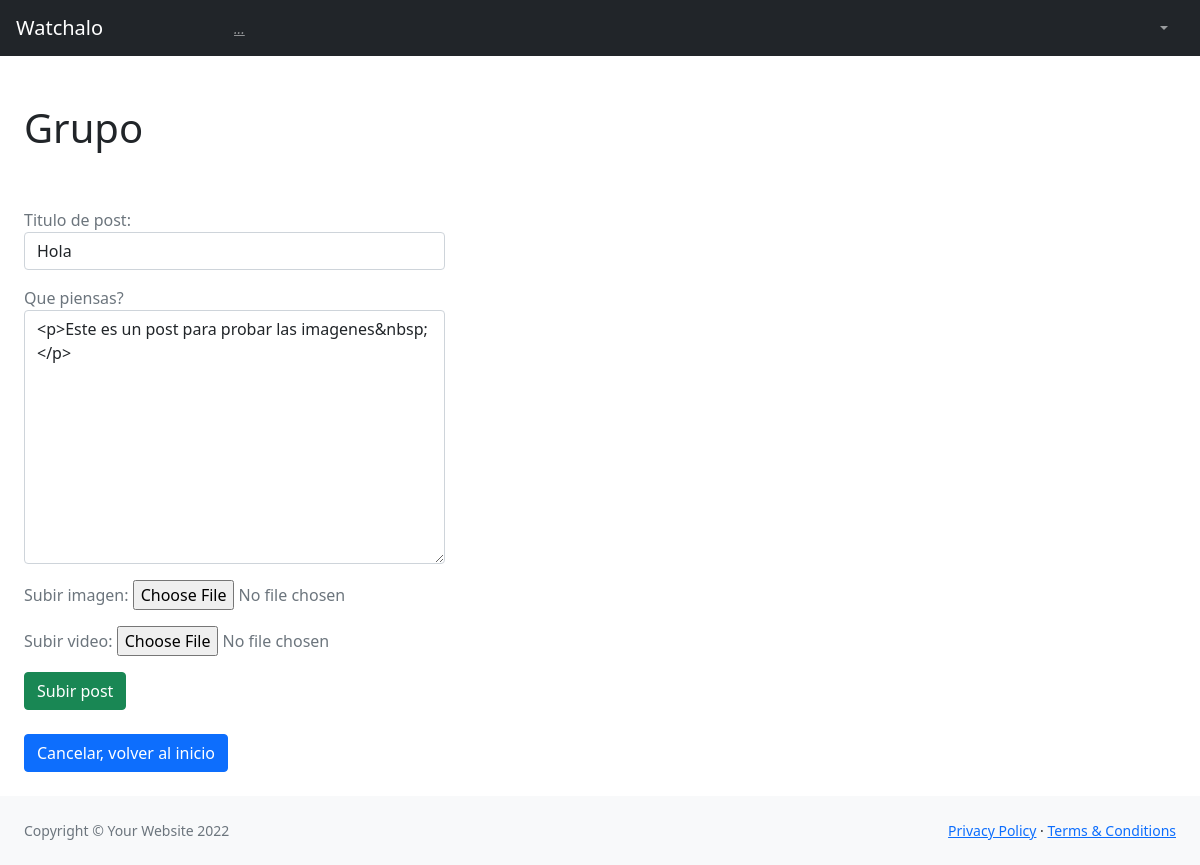
/Aplicacion2/post/edit/12 (signed in), run on the app's committed database.
### Aplicacion2/models.py (models this page shows, shortened)
class GPost(models.Model):
    id = models.AutoField(primary_key=True)
    nombrePost = models.CharField(max_length=50, verbose_name='Titulo de post')
    CuerpoPost = RichTextField(blank = True, null = True, max_length=5000,verbose_name='Que piensas?')
    fechaPublicacion = models.DateTimeField(auto_now_add=True)
    user = models.ForeignKey(User,blank=True,null=True, on_delete=models.CASCADE, related_name = "post")
    imagen = models.ImageField(blank = True, null = True, upload_to="images/", verbose_name="Subir imagen")
    video = models.FileField(blank = True, null = True, upload_to="videos/", verbose_name="Subir video")
    grupo = models.CharField(max_length=255, default='Random')

### Aplicacion2/views.py (the view)
# urls.py: path('post/edit/<int:pk>', login_required(UpdatePostView.as_view()), name = 'edit_post'),
class UpdatePostView(UpdateView):
    model = GPost
    form_class = PostForm
    template_name = 'Aplicacion2/edit_post.html'

### Aplicacion2/forms.py
class PostForm(forms.ModelForm):
    class Meta:
        model = GPost
        fields = ['nombrePost', 'CuerpoPost', 'imagen', 'video']
        widgets = {
            'nombrePost': forms.TextInput(attrs={ 'class': 'form-control' }),
            'CuerpoPost': forms.Textarea(attrs={ 'class': 'form-control' }),
        }

### Aplicacion2/templates/Aplicacion2/edit_post.html (shortened to what this page needs)
{% extends "Aplicacion1/padre.html" %}
{% load static %}
{% block seccion_nombre %}
    <h1>Grupo {{ grupo }}</h1>
    <br>
    <br>
{% endblock %}
{% block cuerpo %}
<form method="POST" enctype="multipart/form-data">{% csrf_token %}
    {{form.as_p}}
    <input type="submit" class="btn btn-success" value="Subir post">
</form>
<br>
<a href="{% url 'Aplicacion2:grupos' %}"><button type="button" class="btn btn-primary">Cancelar, volver al inicio</button></a>
{% endblock %}

### data on the page
GPost: nombrePost "Hola", CuerpoPost "<p>Este es un post para probar las imagenes&nbsp;</p>"
